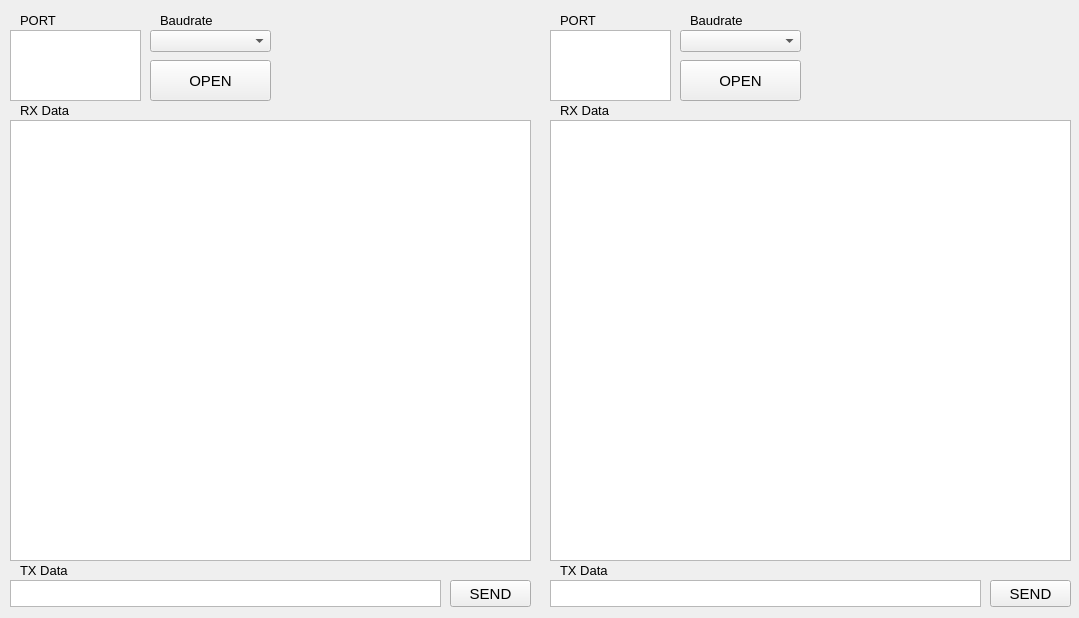
<?xml version="1.0" encoding="UTF-8"?>
<ui version="4.0">
 <class>Form</class>
 <widget class="QWidget" name="Form">
  <property name="geometry">
   <rect>
    <x>0</x>
    <y>0</y>
    <width>1079</width>
    <height>618</height>
   </rect>
  </property>
  <property name="windowTitle">
   <string>Ultimate Serial by JY</string>
  </property>
  <widget class="QListWidget" name="PortList_Fir">
   <property name="geometry">
    <rect>
     <x>10</x>
     <y>30</y>
     <width>131</width>
     <height>71</height>
    </rect>
   </property>
  </widget>
  <widget class="QPushButton" name="PortOpenBtn_Fir">
   <property name="geometry">
    <rect>
     <x>150</x>
     <y>60</y>
     <width>121</width>
     <height>41</height>
    </rect>
   </property>
   <property name="font">
    <font>
     <pointsize>11</pointsize>
    </font>
   </property>
   <property name="text">
    <string>OPEN</string>
   </property>
  </widget>
  <widget class="QTextBrowser" name="RX_TextView_Fir">
   <property name="geometry">
    <rect>
     <x>10</x>
     <y>120</y>
     <width>521</width>
     <height>441</height>
    </rect>
   </property>
  </widget>
  <widget class="QTextEdit" name="Tx_TextEdit_Fir">
   <property name="geometry">
    <rect>
     <x>10</x>
     <y>580</y>
     <width>431</width>
     <height>27</height>
    </rect>
   </property>
   <property name="sizePolicy">
    <sizepolicy hsizetype="Fixed" vsizetype="Fixed">
     <horstretch>0</horstretch>
     <verstretch>0</verstretch>
    </sizepolicy>
   </property>
   <property name="maximumSize">
    <size>
     <width>16777215</width>
     <height>50</height>
    </size>
   </property>
   <property name="font">
    <font>
     <pointsize>10</pointsize>
    </font>
   </property>
   <property name="html">
    <string>&lt;!DOCTYPE HTML PUBLIC &quot;-//W3C//DTD HTML 4.0//EN&quot; &quot;http://www.w3.org/TR/REC-html40/strict.dtd&quot;&gt;
&lt;html&gt;&lt;head&gt;&lt;meta name=&quot;qrichtext&quot; content=&quot;1&quot; /&gt;&lt;style type=&quot;text/css&quot;&gt;
p, li { white-space: pre-wrap; }
&lt;/style&gt;&lt;/head&gt;&lt;body style=&quot; font-family:'Gulim'; font-size:10pt; font-weight:400; font-style:normal;&quot;&gt;
&lt;p style=&quot;-qt-paragraph-type:empty; margin-top:0px; margin-bottom:0px; margin-left:0px; margin-right:0px; -qt-block-indent:0; text-indent:0px;&quot;&gt;&lt;br /&gt;&lt;/p&gt;&lt;/body&gt;&lt;/html&gt;</string>
   </property>
  </widget>
  <widget class="QPushButton" name="SendBtn_Fir">
   <property name="geometry">
    <rect>
     <x>450</x>
     <y>580</y>
     <width>81</width>
     <height>27</height>
    </rect>
   </property>
   <property name="maximumSize">
    <size>
     <width>16777215</width>
     <height>50</height>
    </size>
   </property>
   <property name="font">
    <font>
     <pointsize>11</pointsize>
    </font>
   </property>
   <property name="text">
    <string>SEND</string>
   </property>
  </widget>
  <widget class="QLabel" name="label">
   <property name="geometry">
    <rect>
     <x>20</x>
     <y>560</y>
     <width>81</width>
     <height>21</height>
    </rect>
   </property>
   <property name="sizePolicy">
    <sizepolicy hsizetype="Expanding" vsizetype="Expanding">
     <horstretch>0</horstretch>
     <verstretch>0</verstretch>
    </sizepolicy>
   </property>
   <property name="font">
    <font>
     <pointsize>10</pointsize>
    </font>
   </property>
   <property name="text">
    <string>TX Data</string>
   </property>
  </widget>
  <widget class="QLabel" name="label_2">
   <property name="geometry">
    <rect>
     <x>20</x>
     <y>100</y>
     <width>61</width>
     <height>21</height>
    </rect>
   </property>
   <property name="font">
    <font>
     <pointsize>10</pointsize>
    </font>
   </property>
   <property name="text">
    <string>RX Data</string>
   </property>
  </widget>
  <widget class="QLabel" name="label_3">
   <property name="geometry">
    <rect>
     <x>20</x>
     <y>10</y>
     <width>61</width>
     <height>21</height>
    </rect>
   </property>
   <property name="font">
    <font>
     <pointsize>10</pointsize>
    </font>
   </property>
   <property name="text">
    <string>PORT</string>
   </property>
  </widget>
  <widget class="QPushButton" name="PortOpenBtn_Sec">
   <property name="geometry">
    <rect>
     <x>680</x>
     <y>60</y>
     <width>121</width>
     <height>41</height>
    </rect>
   </property>
   <property name="font">
    <font>
     <pointsize>11</pointsize>
    </font>
   </property>
   <property name="text">
    <string>OPEN</string>
   </property>
  </widget>
  <widget class="QTextEdit" name="TX_TextEdit_Sec">
   <property name="geometry">
    <rect>
     <x>550</x>
     <y>580</y>
     <width>431</width>
     <height>27</height>
    </rect>
   </property>
   <property name="sizePolicy">
    <sizepolicy hsizetype="Fixed" vsizetype="Fixed">
     <horstretch>0</horstretch>
     <verstretch>0</verstretch>
    </sizepolicy>
   </property>
   <property name="maximumSize">
    <size>
     <width>16777215</width>
     <height>50</height>
    </size>
   </property>
   <property name="font">
    <font>
     <pointsize>10</pointsize>
    </font>
   </property>
   <property name="html">
    <string>&lt;!DOCTYPE HTML PUBLIC &quot;-//W3C//DTD HTML 4.0//EN&quot; &quot;http://www.w3.org/TR/REC-html40/strict.dtd&quot;&gt;
&lt;html&gt;&lt;head&gt;&lt;meta name=&quot;qrichtext&quot; content=&quot;1&quot; /&gt;&lt;style type=&quot;text/css&quot;&gt;
p, li { white-space: pre-wrap; }
&lt;/style&gt;&lt;/head&gt;&lt;body style=&quot; font-family:'Gulim'; font-size:10pt; font-weight:400; font-style:normal;&quot;&gt;
&lt;p style=&quot;-qt-paragraph-type:empty; margin-top:0px; margin-bottom:0px; margin-left:0px; margin-right:0px; -qt-block-indent:0; text-indent:0px;&quot;&gt;&lt;br /&gt;&lt;/p&gt;&lt;/body&gt;&lt;/html&gt;</string>
   </property>
  </widget>
  <widget class="QLabel" name="label_4">
   <property name="geometry">
    <rect>
     <x>560</x>
     <y>10</y>
     <width>61</width>
     <height>21</height>
    </rect>
   </property>
   <property name="font">
    <font>
     <pointsize>10</pointsize>
    </font>
   </property>
   <property name="text">
    <string>PORT</string>
   </property>
  </widget>
  <widget class="QListWidget" name="PortList_Sec">
   <property name="geometry">
    <rect>
     <x>550</x>
     <y>30</y>
     <width>121</width>
     <height>71</height>
    </rect>
   </property>
  </widget>
  <widget class="QLabel" name="label_5">
   <property name="geometry">
    <rect>
     <x>560</x>
     <y>560</y>
     <width>81</width>
     <height>21</height>
    </rect>
   </property>
   <property name="sizePolicy">
    <sizepolicy hsizetype="Expanding" vsizetype="Expanding">
     <horstretch>0</horstretch>
     <verstretch>0</verstretch>
    </sizepolicy>
   </property>
   <property name="font">
    <font>
     <pointsize>10</pointsize>
    </font>
   </property>
   <property name="text">
    <string>TX Data</string>
   </property>
  </widget>
  <widget class="QPushButton" name="SendBtn_Sec">
   <property name="geometry">
    <rect>
     <x>990</x>
     <y>580</y>
     <width>81</width>
     <height>27</height>
    </rect>
   </property>
   <property name="maximumSize">
    <size>
     <width>16777215</width>
     <height>50</height>
    </size>
   </property>
   <property name="font">
    <font>
     <pointsize>11</pointsize>
    </font>
   </property>
   <property name="text">
    <string>SEND</string>
   </property>
  </widget>
  <widget class="QTextBrowser" name="RX_TextView_Sec">
   <property name="geometry">
    <rect>
     <x>550</x>
     <y>120</y>
     <width>521</width>
     <height>441</height>
    </rect>
   </property>
  </widget>
  <widget class="QLabel" name="label_6">
   <property name="geometry">
    <rect>
     <x>560</x>
     <y>100</y>
     <width>61</width>
     <height>21</height>
    </rect>
   </property>
   <property name="font">
    <font>
     <pointsize>10</pointsize>
    </font>
   </property>
   <property name="text">
    <string>RX Data</string>
   </property>
  </widget>
  <widget class="QComboBox" name="BaudrateCombo_Fir">
   <property name="geometry">
    <rect>
     <x>150</x>
     <y>30</y>
     <width>121</width>
     <height>22</height>
    </rect>
   </property>
  </widget>
  <widget class="QComboBox" name="BaudrateCombo_Sec">
   <property name="geometry">
    <rect>
     <x>680</x>
     <y>30</y>
     <width>121</width>
     <height>22</height>
    </rect>
   </property>
  </widget>
  <widget class="QLabel" name="label_7">
   <property name="geometry">
    <rect>
     <x>160</x>
     <y>10</y>
     <width>61</width>
     <height>21</height>
    </rect>
   </property>
   <property name="font">
    <font>
     <pointsize>10</pointsize>
    </font>
   </property>
   <property name="text">
    <string>Baudrate</string>
   </property>
  </widget>
  <widget class="QLabel" name="label_8">
   <property name="geometry">
    <rect>
     <x>690</x>
     <y>10</y>
     <width>61</width>
     <height>21</height>
    </rect>
   </property>
   <property name="font">
    <font>
     <pointsize>10</pointsize>
    </font>
   </property>
   <property name="text">
    <string>Baudrate</string>
   </property>
  </widget>
 </widget>
 <resources/>
 <connections/>
</ui>
